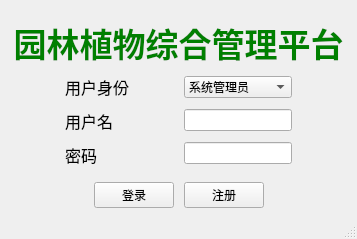
<?xml version="1.0" encoding="UTF-8"?>
<ui version="4.0">
 <class>MainWindow</class>
 <widget class="QMainWindow" name="MainWindow">
  <property name="geometry">
   <rect>
    <x>0</x>
    <y>0</y>
    <width>357</width>
    <height>239</height>
   </rect>
  </property>
  <property name="windowTitle">
   <string>MainWindow</string>
  </property>
  <widget class="QWidget" name="centralwidget">
   <layout class="QVBoxLayout" name="verticalLayout_4">
    <item>
     <layout class="QVBoxLayout" name="verticalLayout_3">
      <property name="spacing">
       <number>0</number>
      </property>
      <item>
       <widget class="QLabel" name="title_label">
        <property name="font">
         <font>
          <pointsize>25</pointsize>
          <weight>75</weight>
          <bold>true</bold>
         </font>
        </property>
        <property name="layoutDirection">
         <enum>Qt::LeftToRight</enum>
        </property>
        <property name="styleSheet">
         <string notr="true">color: green</string>
        </property>
        <property name="text">
         <string>园林植物综合管理平台</string>
        </property>
        <property name="alignment">
         <set>Qt::AlignCenter</set>
        </property>
        <property name="wordWrap">
         <bool>false</bool>
        </property>
       </widget>
      </item>
      <item>
       <layout class="QHBoxLayout" name="horizontalLayout">
        <property name="topMargin">
         <number>0</number>
        </property>
        <item>
         <spacer name="horizontalSpacer_2">
          <property name="orientation">
           <enum>Qt::Horizontal</enum>
          </property>
          <property name="sizeHint" stdset="0">
           <size>
            <width>40</width>
            <height>20</height>
           </size>
          </property>
         </spacer>
        </item>
        <item>
         <layout class="QVBoxLayout" name="verticalLayout_2">
          <property name="spacing">
           <number>10</number>
          </property>
          <item>
           <widget class="QLabel" name="identity_label">
            <property name="font">
             <font>
              <pointsize>12</pointsize>
             </font>
            </property>
            <property name="text">
             <string>用户身份</string>
            </property>
           </widget>
          </item>
          <item>
           <widget class="QLabel" name="logname_label">
            <property name="font">
             <font>
              <pointsize>12</pointsize>
             </font>
            </property>
            <property name="text">
             <string>用户名</string>
            </property>
           </widget>
          </item>
          <item>
           <widget class="QLabel" name="password_label">
            <property name="font">
             <font>
              <pointsize>12</pointsize>
             </font>
            </property>
            <property name="text">
             <string>密码</string>
            </property>
           </widget>
          </item>
         </layout>
        </item>
        <item>
         <spacer name="horizontalSpacer">
          <property name="orientation">
           <enum>Qt::Horizontal</enum>
          </property>
          <property name="sizeHint" stdset="0">
           <size>
            <width>40</width>
            <height>20</height>
           </size>
          </property>
         </spacer>
        </item>
        <item>
         <layout class="QVBoxLayout" name="verticalLayout">
          <property name="spacing">
           <number>10</number>
          </property>
          <item>
           <widget class="QComboBox" name="identity_cbox">
            <item>
             <property name="text">
              <string>系统管理员</string>
             </property>
            </item>
            <item>
             <property name="text">
              <string>上级主管部门</string>
             </property>
            </item>
            <item>
             <property name="text">
              <string>养护人员</string>
             </property>
            </item>
            <item>
             <property name="text">
              <string>监测人员</string>
             </property>
            </item>
           </widget>
          </item>
          <item>
           <widget class="QLineEdit" name="logname_ledit"/>
          </item>
          <item>
           <widget class="QLineEdit" name="password_ledit">
            <property name="echoMode">
             <enum>QLineEdit::Password</enum>
            </property>
           </widget>
          </item>
         </layout>
        </item>
        <item>
         <spacer name="horizontalSpacer_3">
          <property name="orientation">
           <enum>Qt::Horizontal</enum>
          </property>
          <property name="sizeHint" stdset="0">
           <size>
            <width>40</width>
            <height>20</height>
           </size>
          </property>
         </spacer>
        </item>
       </layout>
      </item>
      <item>
       <layout class="QHBoxLayout" name="horizontalLayout_2">
        <property name="spacing">
         <number>10</number>
        </property>
        <property name="topMargin">
         <number>15</number>
        </property>
        <item>
         <spacer name="horizontalSpacer_4">
          <property name="orientation">
           <enum>Qt::Horizontal</enum>
          </property>
          <property name="sizeHint" stdset="0">
           <size>
            <width>40</width>
            <height>20</height>
           </size>
          </property>
         </spacer>
        </item>
        <item>
         <widget class="QPushButton" name="login_button">
          <property name="text">
           <string>登录</string>
          </property>
         </widget>
        </item>
        <item>
         <widget class="QPushButton" name="pushButton_2">
          <property name="text">
           <string>注册</string>
          </property>
         </widget>
        </item>
        <item>
         <spacer name="horizontalSpacer_5">
          <property name="orientation">
           <enum>Qt::Horizontal</enum>
          </property>
          <property name="sizeHint" stdset="0">
           <size>
            <width>40</width>
            <height>20</height>
           </size>
          </property>
         </spacer>
        </item>
       </layout>
      </item>
     </layout>
    </item>
   </layout>
  </widget>
  <widget class="QMenuBar" name="menubar">
   <property name="geometry">
    <rect>
     <x>0</x>
     <y>0</y>
     <width>357</width>
     <height>22</height>
    </rect>
   </property>
  </widget>
  <widget class="QStatusBar" name="statusbar"/>
 </widget>
 <resources/>
 <connections/>
</ui>
